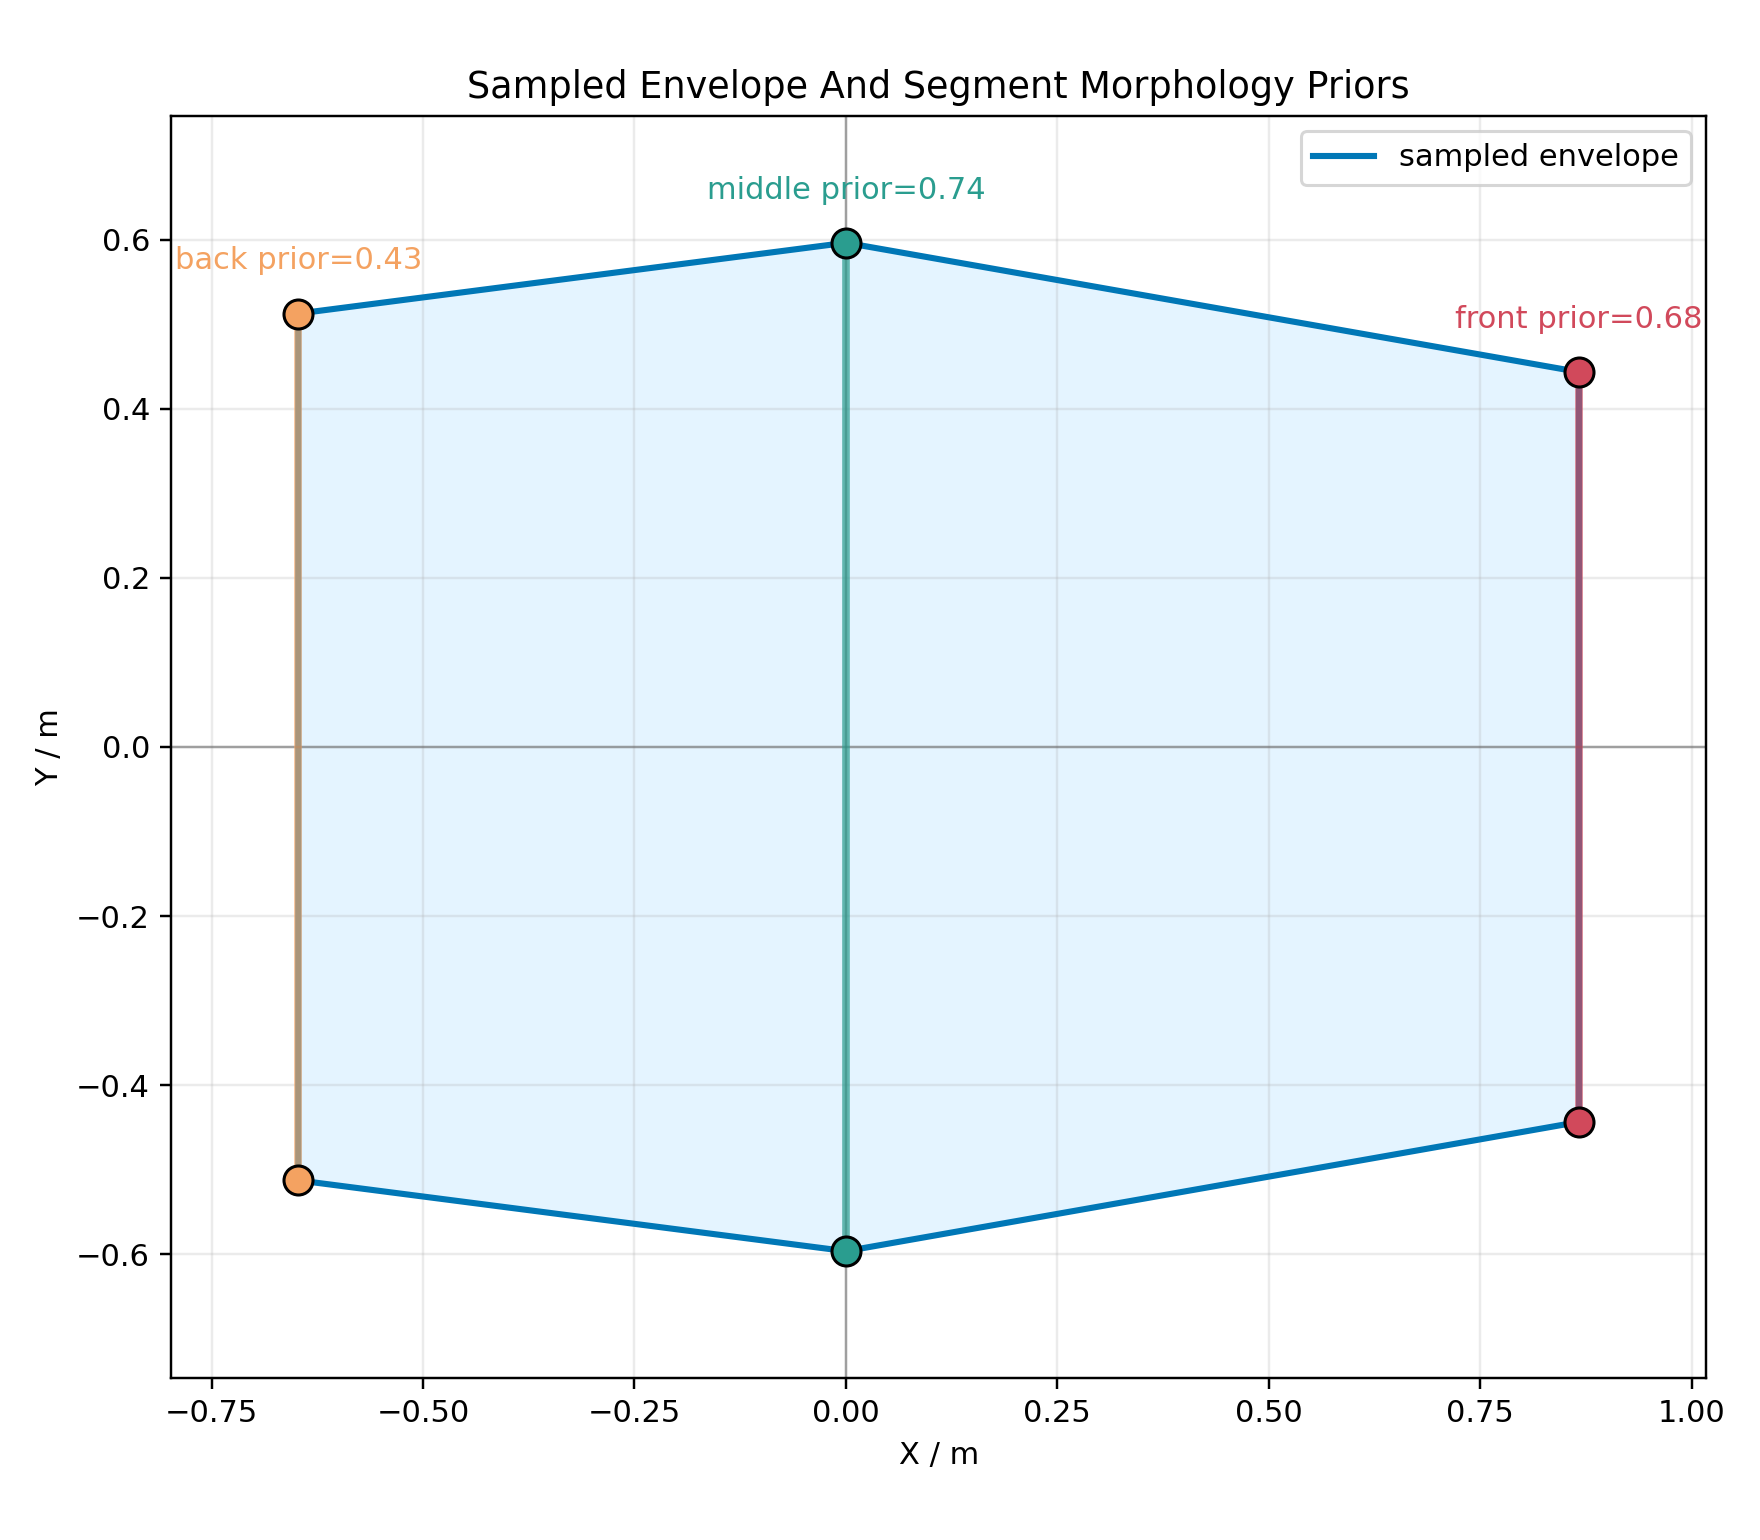

Python code for this plot:
import argparse
import ast
import os
from pathlib import Path

os.environ.setdefault("MPLCONFIGDIR", "/tmp/matplotlib")

import matplotlib

if not os.environ.get("DISPLAY"):
    matplotlib.use("Agg")

import matplotlib.pyplot as plt
import numpy as np
from mpl_toolkits.mplot3d.art3d import Poly3DCollection

from draw_envelope import (
    draw_mammal_robot,
    load_el4090_config,
    load_robot_triangles,
    parse_urdf,
    resolve_asset_path,
    set_axes_equal,
    transform_matrix,
)


THIS_DIR = Path(__file__).resolve().parent
PROJECT_ROOT = THIS_DIR.parents[2]
CONFIG_PATH = PROJECT_ROOT / "legged_gym" / "envs" / "el_4090" / "spider_envelop" / "el4090_spider_config.py"

DEFAULT_WEIGHTS = {
    "front": {"front_width": 0.5, "forward_limit": 0.5},
    "middle": {"middle_width": 1.0},
    "back": {"back_width": 0.5, "backward_limit": 0.5},
}


def find_class(node, name):
    for child in node.body:
        if isinstance(child, ast.ClassDef) and child.name == name:
            return child
    raise KeyError(f"Class {name} not found")


def literal_assigns(class_node):
    values = {}
    for item in class_node.body:
        if isinstance(item, ast.Assign) and len(item.targets) == 1 and isinstance(item.targets[0], ast.Name):
            try:
                values[item.targets[0].id] = ast.literal_eval(item.value)
            except (ValueError, SyntaxError):
                pass
    return values


def load_command_config(config_path=CONFIG_PATH):
    tree = ast.parse(config_path.read_text(encoding="utf-8"))
    cfg_class = find_class(tree, "El4090EnvelopCfg")
    commands_class = find_class(cfg_class, "commands")
    ranges_class = find_class(commands_class, "ranges")

    commands = literal_assigns(commands_class)
    ranges = literal_assigns(ranges_class)
    condition_names = commands.get(
        "condition_names",
        [
            "front_width",
            "middle_width",
            "back_width",
            "forward_limit",
            "backward_limit",
            "morphology_front_prior",
            "morphology_middle_prior",
            "morphology_back_prior",
        ],
    )
    weights = commands.get("morphology_prior_weights", DEFAULT_WEIGHTS)

    for name in ("morphology_prior", "morphology_front_prior", "morphology_middle_prior", "morphology_back_prior"):
        if name in condition_names and name not in ranges:
            ranges[name] = [0.0, 1.0]

    missing = [name for name in condition_names if name not in ranges]
    if missing:
        raise ValueError(f"Missing condition ranges in {config_path}: {missing}")
    return condition_names, ranges, weights


def condition_bounds(condition_names, ranges):
    low = np.array([ranges[name][0] for name in condition_names], dtype=np.float64)
    high = np.array([ranges[name][1] for name in condition_names], dtype=np.float64)
    return low, high


def normalize_condition_value(condition, condition_names, low, high, name):
    idx = condition_names.index(name)
    value = condition[:, idx]
    value_low = low[idx]
    value_high = high[idx]
    if name == "backward_limit":
        value = -value
        value_low = -high[idx]
        value_high = -low[idx]
    return np.clip((value - value_low) / max(value_high - value_low, 1e-6), 0.0, 1.0)


def set_morphology_prior_from_envelope(condition, condition_names, low, high, weights):
    prior_names = (
        "morphology_front_prior",
        "morphology_middle_prior",
        "morphology_back_prior",
    )
    if not all(name in condition_names for name in prior_names):
        return condition

    prior_specs = {
        "morphology_front_prior": weights.get("front", {"front_width": 0.5, "forward_limit": 0.5}),
        "morphology_middle_prior": weights.get("middle", {"middle_width": 1.0}),
        "morphology_back_prior": weights.get("back", {"back_width": 0.5, "backward_limit": 0.5}),
    }
    for prior_name, prior_weights in prior_specs.items():
        prior = np.zeros(condition.shape[0], dtype=np.float64)
        weight_sum = 0.0
        for name, weight in prior_weights.items():
            weight = float(weight)
            prior += weight * normalize_condition_value(condition, condition_names, low, high, name)
            weight_sum += weight
        prior = np.clip(prior / max(weight_sum, 1e-6), 0.0, 1.0)
        condition[:, condition_names.index(prior_name)] = prior
    return condition


def sample_condition(condition_names, ranges, weights, samples, seed):
    if seed is not None:
        np.random.seed(seed)

    low, high = condition_bounds(condition_names, ranges)
    condition = low + np.random.rand(samples, len(condition_names)) * (high - low)
    condition = set_morphology_prior_from_envelope(condition, condition_names, low, high, weights)
    return condition


def print_condition_table(condition_names, condition):
    mins = condition.min(axis=0)
    maxs = condition.max(axis=0)
    means = condition.mean(axis=0)

    print("Sampled condition stats:")
    for idx, name in enumerate(condition_names):
        print(f"  {name}: min={mins[idx]:.6f}, mean={means[idx]:.6f}, max={maxs[idx]:.6f}")

    print("\nFirst sample:")
    for idx, name in enumerate(condition_names):
        print(f"  {name}: {condition[0, idx]:.6f}")


def condition_dict(condition_names, condition_row):
    values = {name: condition_row[idx] for idx, name in enumerate(condition_names)}
    if "front_width" in values:
        values["left_front"] = values["front_width"]
        values["right_front"] = -values["front_width"]
        values["left_mid"] = values["middle_width"]
        values["right_mid"] = -values["middle_width"]
        values["left_back"] = values["back_width"]
        values["right_back"] = -values["back_width"]
    return values


def envelope_points(values):
    return np.array(
        [
            [values["forward_limit"], values["left_front"]],
            [0.0, values["left_mid"]],
            [values["backward_limit"], values["left_back"]],
            [values["backward_limit"], values["right_back"]],
            [0.0, values["right_mid"]],
            [values["forward_limit"], values["right_front"]],
        ],
        dtype=np.float64,
    )


def build_prior_joint_angles(default_angles, mammal_angles, values):
    priors_by_leg = {
        "LF": values["morphology_front_prior"],
        "RF": values["morphology_front_prior"],
        "LM": values["morphology_middle_prior"],
        "RM": values["morphology_middle_prior"],
        "LB": values["morphology_back_prior"],
        "RB": values["morphology_back_prior"],
    }
    joint_angles = {}
    for name, spider_angle in default_angles.items():
        leg_name = name.split("_", 1)[0]
        prior = priors_by_leg.get(leg_name, 0.0)
        mammal_angle = mammal_angles[name]
        joint_angles[name] = spider_angle + prior * (mammal_angle - spider_angle)
    return joint_angles


def envelope_prism(values, z_bottom=-0.42, z_top=0.02):
    footprint = envelope_points(values)
    bottom = np.column_stack((footprint, np.full(len(footprint), z_bottom)))
    top = np.column_stack((footprint, np.full(len(footprint), z_top)))
    return footprint, bottom, top


def draw_envelope_prism(ax, values, z_bottom=-0.42, z_top=0.02):
    footprint, bottom, top = envelope_prism(values, z_bottom=z_bottom, z_top=z_top)
    side_faces = []
    for i in range(len(footprint)):
        j = (i + 1) % len(footprint)
        side_faces.append([bottom[i], bottom[j], top[j], top[i]])

    collection = Poly3DCollection(
        side_faces + [top],
        alpha=0.16,
        facecolor="#6EC6FF",
        edgecolor="#0077B6",
        linewidth=1.4,
    )
    ax.add_collection3d(collection)

    for ring, color in ((bottom, "#0077B6"), (top, "#D1495B")):
        closed = np.vstack((ring, ring[0]))
        ax.plot(closed[:, 0], closed[:, 1], closed[:, 2], color=color, linewidth=2.0)
    for i in range(len(footprint)):
        ax.plot(
            [bottom[i, 0], top[i, 0]],
            [bottom[i, 1], top[i, 1]],
            [bottom[i, 2], top[i, 2]],
            color="#0077B6",
            linewidth=1.0,
            alpha=0.75,
        )

    leg_specs = [
        ("front", values["forward_limit"], values["left_front"], values["morphology_front_prior"], "#D1495B"),
        ("middle", 0.0, values["left_mid"], values["morphology_middle_prior"], "#2A9D8F"),
        ("back", values["backward_limit"], values["left_back"], values["morphology_back_prior"], "#F4A261"),
    ]
    for label, x, y_abs, prior, color in leg_specs:
        ax.plot([x, x], [-y_abs, y_abs], [z_top, z_top], color=color, linewidth=3.0)
        ax.scatter([x, x], [y_abs, -y_abs], [z_top, z_top], s=45, color=color, edgecolor="black")
        ax.text(x, y_abs, z_top + 0.035, f"{label}={prior:.2f}", color=color, ha="center")

    return np.vstack((bottom, top))


def plot_condition_3d(condition_names, condition_row, output, show=True, max_triangles_per_link=700, seed=4090):
    values = condition_dict(condition_names, condition_row)
    asset_cfg, init_state = load_el4090_config()
    default_angles = init_state["default_joint_angles"]
    mammal_angles = init_state["mammal_default_joint_angles"]
    joint_angles = build_prior_joint_angles(default_angles, mammal_angles, values)

    urdf_path = resolve_asset_path(asset_cfg["file"])
    rng = np.random.RandomState(seed)
    links, joints = parse_urdf(urdf_path)
    robot_triangles = load_robot_triangles(links, max_triangles_per_link, rng)
    root_tf = transform_matrix(np.array(init_state["pos"], dtype=float), np.zeros(3))

    fig = plt.figure(figsize=(11, 8))
    ax = fig.add_subplot(111, projection="3d")
    ax.set_title("EL4090 Sampled 3D Envelope And Morphology-Prior Robot")
    ax.set_xlabel("X / m")
    ax.set_ylabel("Y / m")
    ax.set_zlabel("Z / m")
    ax.view_init(elev=22, azim=-135)

    envelope_points_3d = draw_envelope_prism(ax, values)
    draw_mammal_robot(ax, links, joints, robot_triangles, joint_angles, root_tf)

    robot_axis_points = np.array(
        [
            [-0.95, -0.8, -0.55],
            [0.95, 0.8, 0.25],
        ],
        dtype=float,
    )
    set_axes_equal(ax, np.vstack((envelope_points_3d, robot_axis_points)))
    fig.tight_layout()

    if output:
        fig.savefig(output, dpi=220)
        print(f"\nSaved 3D visualization: {output}")
    if show:
        plt.show()
    else:
        plt.close(fig)


def plot_condition(condition_names, condition_row, output, show=False):
    values = condition_dict(condition_names, condition_row)
    points = envelope_points(values)
    closed = np.vstack((points, points[0]))

    fig, ax = plt.subplots(figsize=(8, 7))
    ax.fill(points[:, 0], points[:, 1], color="#6EC6FF", alpha=0.18)
    ax.plot(closed[:, 0], closed[:, 1], color="#0077B6", linewidth=2.0, label="sampled envelope")
    ax.axhline(0.0, color="#555555", linewidth=0.8, alpha=0.5)
    ax.axvline(0.0, color="#555555", linewidth=0.8, alpha=0.5)

    leg_specs = [
        ("front", values["forward_limit"], values["left_front"], values["morphology_front_prior"], "#D1495B"),
        ("middle", 0.0, values["left_mid"], values["morphology_middle_prior"], "#2A9D8F"),
        ("back", values["backward_limit"], values["left_back"], values["morphology_back_prior"], "#F4A261"),
    ]
    for label, x, y_abs, prior, color in leg_specs:
        ax.scatter([x, x], [y_abs, -y_abs], s=90, color=color, edgecolor="black", zorder=4)
        ax.plot([x, x], [-y_abs, y_abs], color=color, linewidth=2.5, alpha=0.7)
        ax.text(
            x,
            y_abs + 0.045,
            f"{label} prior={prior:.2f}",
            ha="center",
            va="bottom",
            fontsize=10,
            color=color,
        )

    ax.set_title("Sampled Envelope And Segment Morphology Priors")
    ax.set_xlabel("X / m")
    ax.set_ylabel("Y / m")
    ax.set_aspect("equal", adjustable="box")
    ax.grid(True, alpha=0.25)
    ax.legend(loc="upper right")

    margin = 0.15
    ax.set_xlim(points[:, 0].min() - margin, points[:, 0].max() + margin)
    ax.set_ylim(points[:, 1].min() - margin, points[:, 1].max() + margin)
    fig.tight_layout()

    if output:
        fig.savefig(output, dpi=220)
        print(f"\nSaved visualization: {output}")
    if show:
        plt.show()
    else:
        plt.close(fig)


def main():
    parser = argparse.ArgumentParser(
        description="Sample EL4090 envelope conditions and infer morphology_prior with the same logic used by spider_envelop."
    )
    parser.add_argument("--samples", type=int, default=8, help="Number of condition samples to generate.")
    parser.add_argument("--seed", type=int, default=4090, help="Random seed. Use -1 for non-deterministic sampling.")
    parser.add_argument("--config", type=Path, default=CONFIG_PATH, help="Path to el4090_spider_config.py.")
    parser.add_argument(
        "--output",
        type=Path,
        default=THIS_DIR / "morphology_prior_3d.png",
        help="Path to save the visualization for the first sample. Use 'none' to disable.",
    )
    parser.add_argument("--no-show", action="store_true", help="Do not show the visualization window.")
    parser.add_argument("--plot-2d", action="store_true", help="Draw the older 2D footprint view instead of the 3D view.")
    parser.add_argument(
        "--max-triangles-per-link",
        type=int,
        default=700,
        help="Downsample rendered robot triangles for display speed.",
    )
    args = parser.parse_args()

    if args.samples <= 0:
        raise ValueError("--samples must be positive")

    condition_names, ranges, weights = load_command_config(args.config)
    seed = None if args.seed < 0 else args.seed
    condition = sample_condition(condition_names, ranges, weights, args.samples, seed)
    print_condition_table(condition_names, condition)
    output = None if str(args.output).lower() == "none" else args.output
    show = not args.no_show
    if args.plot_2d:
        plot_condition(condition_names, condition[0], output, show=show)
    else:
        plot_condition_3d(
            condition_names,
            condition[0],
            output,
            show=show,
            max_triangles_per_link=args.max_triangles_per_link,
            seed=4090 if seed is None else seed,
        )


if __name__ == "__main__":
    main()
